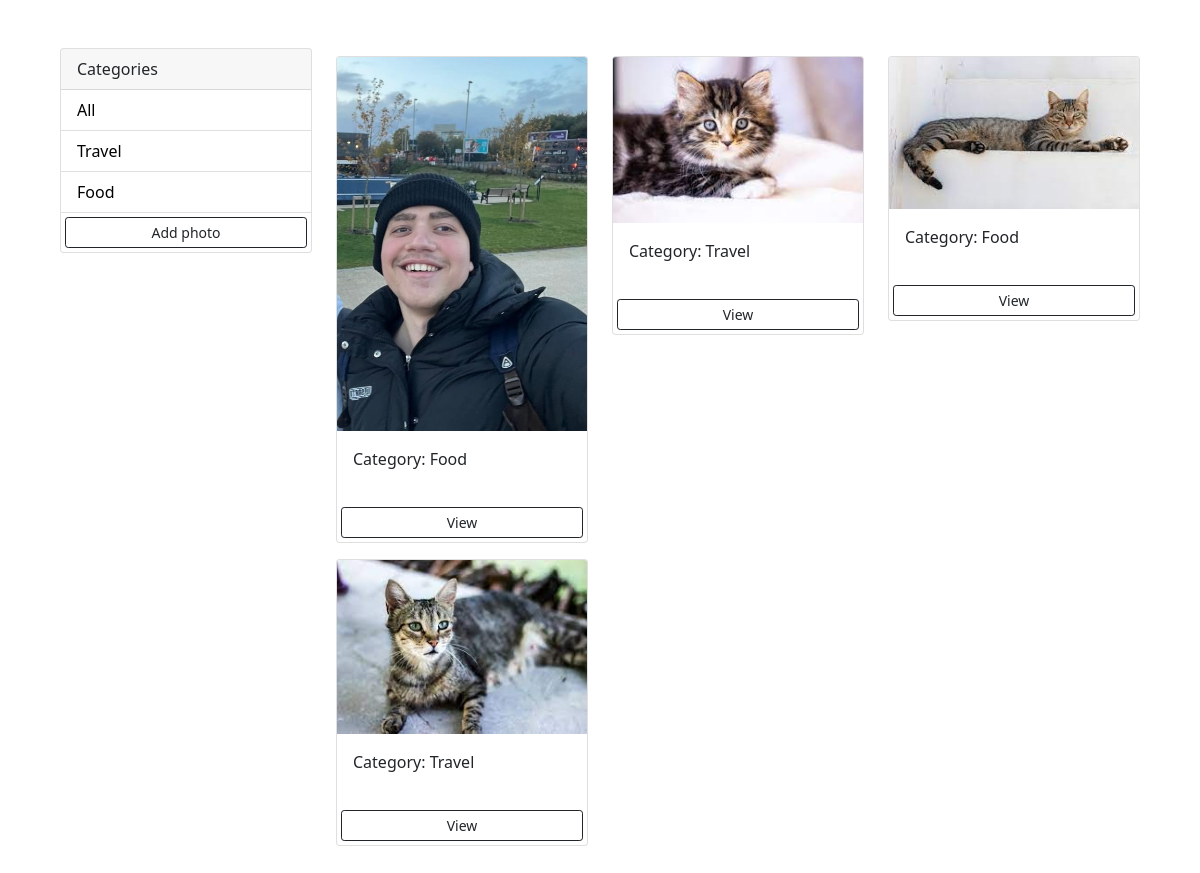
/, run on an earlier commit of the app's database.
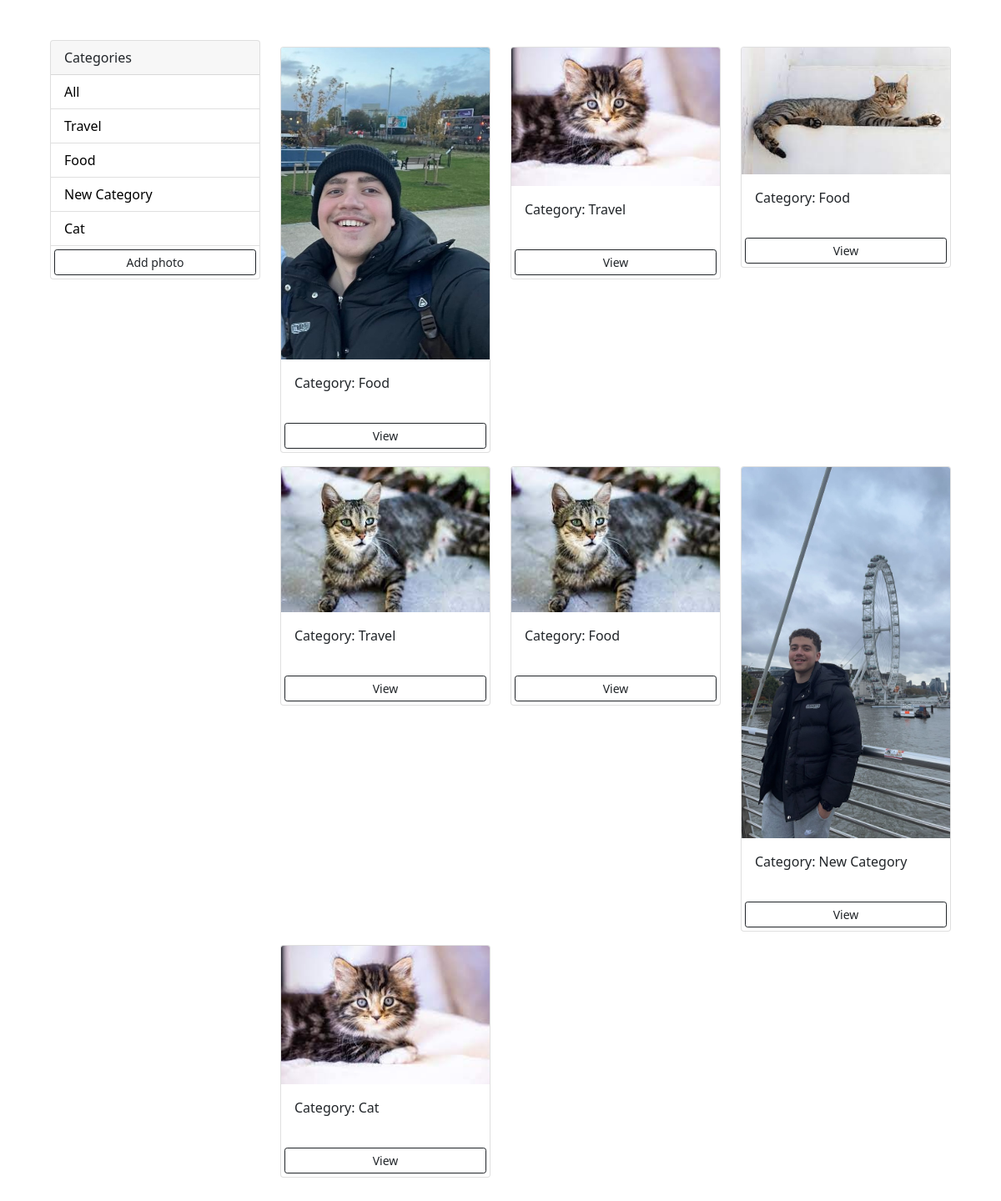
And on a later commit of the database.
### photos/models.py (models this page shows, shortened)
class Category(models.Model):
    name = models.CharField(max_length=100, null=False, blank=False)
    def __str__(self) -> str:
        return self.name

class Photo(models.Model):
    category = models.ForeignKey(Category, on_delete=models.SET_NULL, null=True, blank=True)
    image = models.ImageField(null=False, blank=False)
    description = models.TextField()

### photos/views.py (the view)
# urls.py: path("", views.gallery, name='gallery'),
def gallery(request):
    category = request.GET.get('category')
    if category is None:
        photos = Photo.objects.all()
    else:
        photos = Photo.objects.filter(category__name__contains=category)
    categories = Category.objects.all()
    context = {
        'categories': categories,
        'photos': photos,
    }
    return render(request, "photos/gallery.html", context)

### photos/templates/photos/gallery.html (shortened to what this page needs)
<!doctype html>
<html lang="en">
<head>
    <link href="https://cdn.jsdelivr.net/npm/bootstrap@5.0.2/dist/css/bootstrap.min.css" rel="stylesheet">
</head>
<body class="m-5">
    <div class="container">
      <div class="row">
        <div class="col-md-3">
            <div class="card" >
              <div class="card-header">
                Categories
              </div>
              <ul class="list-group list-group-flush">
                <li class="list-group-item"><a href="{%url "gallery" %}"> All</a></li>
                {% for category in categories %}
                <li class="list-group-item"><a href="{%url "gallery" %}?category={{ category.name }}"> {{category.name}}</a></li>
                {% endfor %}
                <a class="btn btn-outline-dark btn-sm m-1" href="{% url 'add' %}" >Add photo</a>
              </ul>
            </div>
        </div>
        <div class="col-md-9">
          <div class="row" style="height: 100%">
            {% for photo in photos %}
              <div class="col-md-4">
                  <div class="card my-2 ">
                        <img class="card-img-top " style="max-height:100%; max-width: 100%" src="{{photo.image.url}}" alt="Card image cap">
                        <div class="card-body">
                              <p>Category: {{ photo.category }}</p>
                        </div>
                        <a class="btn btn-outline-dark btn-sm m-1" href="{% url 'photo' photo.id %}" >View</a>
                      </div>
              </div>
              {% endfor %}
          </div>
        </div>
      </div>
    </div>
</body>
</html>

### photos/templates/photos/gallery.html (style rules this page uses)
a { text-decoration: none; color: inherit; }
.list-group-item a { color: black; text-decoration: none; }

What changed in the data, as far as the page shows it:
added Category: name "New Category"
added Category: name "Cat"
added Photo: image (picture), category "Food"
added Photo: image (picture), category "New Category"
added Photo: image (picture), category "Cat"
